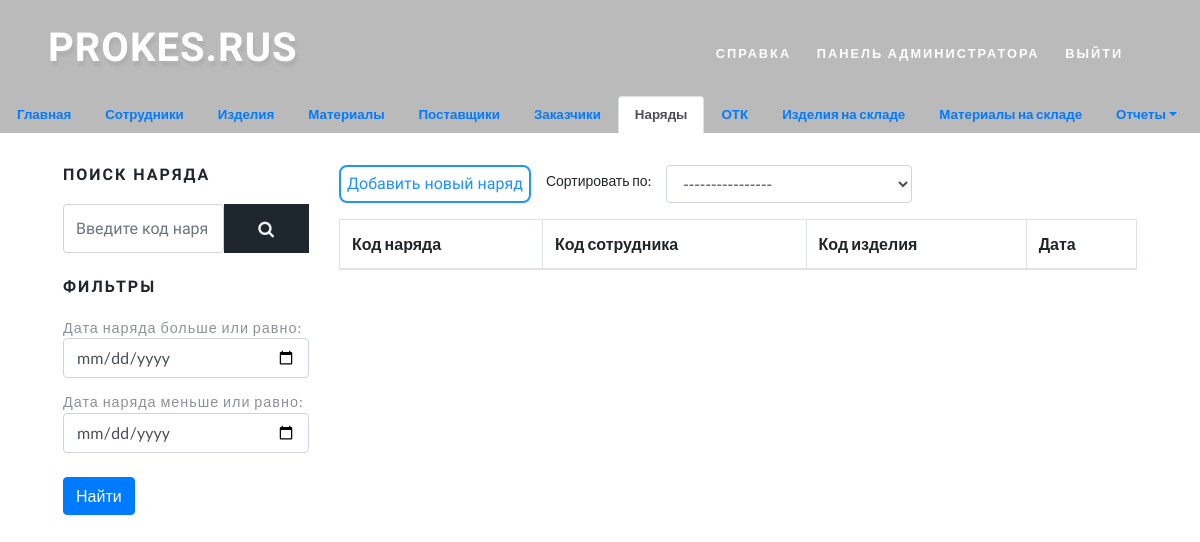
The page /nariad_list/ (signed in) on the database as committed earlier.
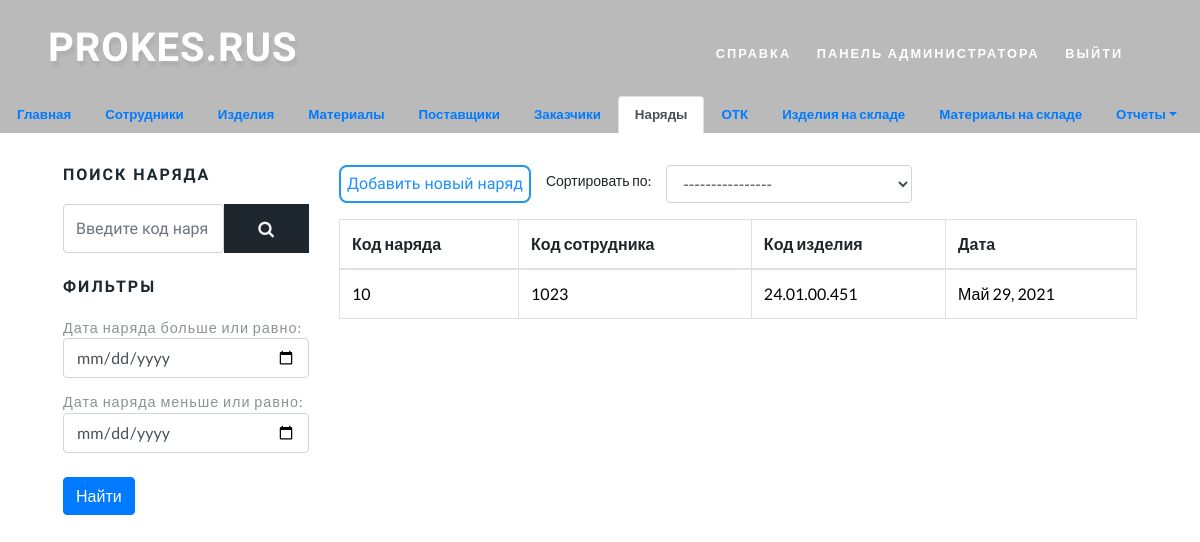
The same page on the database as committed later.
### prokes/models.py (models this page shows, shortened)
class Nariad(models.Model):
    code = models.IntegerField('Номер наряда', unique=True)
    worker_code = models.ForeignKey(Workers, verbose_name='Код сотрудника', on_delete=models.SET_NULL, null=True)
    goods_code = models.ForeignKey(Goods, verbose_name='Код изделия', on_delete=models.SET_NULL, null=True)
    material_code = models.ForeignKey(Materials, verbose_name='Код материала', on_delete=models.SET_NULL, null=True)
    goods_value = models.IntegerField('Количество выпущенных изделий')
    date = models.DateField('Дата')
    used_materials = models.FloatField('Расход смеси', default=0)
    class Meta:
        verbose_name = "Наряд"
        verbose_name_plural = 'Наряды'

class Workers(models.Model):
    code = models.IntegerField('Код сотрудника', unique=True)
    name = models.CharField('ФИО', max_length=100)
    email = models.EmailField('Email', blank=True)
    phone_number = models.CharField('Номер телефона', max_length=11, default='8')
    birthday = models.DateField('Дата рождения')
    category = models.CharField('Категория', max_length=50)
    salary = models.PositiveIntegerField('Оклад', help_text='Вводить в рублях')
    def __str__(self):
        return str(self.code)
    class Meta:
        verbose_name = 'Сотрудник'
        verbose_name_plural = 'Сотрудники'

class Goods(models.Model):
    code = models.CharField('Код изделия', max_length=120)
    name = models.CharField('Название изделия', max_length=30)
    image = models.ImageField("Фотография изделия", upload_to="goods/", blank=True)
    weight_clean = models.FloatField('Вес чистой детали', default=0)
    norma_na_vigruzku = models.FloatField('Норма на выгрузку', default=0)
    used_materials = models.FloatField('Расход смеси', default=0)
    def __str__(self):
        return self.code
    class Meta:
        verbose_name = 'Изделие'
        verbose_name_plural = 'Изделия'

### prokes/views.py (the view)
# urls.py: path("nariad_list/", login_required(login_url='login')(views.NariadListView.as_view()), name="nariad_list"),
class NariadListView(ListView):
    model = Nariad
    queryset = Nariad.objects.all()
    template_name = "nariad/nariad_list.html"

### templates/nariad/nariad_list.html (shortened to what this page needs)
{% extends 'nariad/base.html' %}
{% block nariad %}
        {% include 'include/sidebars/nariad_sidebar.html' %}
    <div class="left-ads-display col-lg-9">
        <div class="form-group row">
            <input type="button" style="margin-left: 15px" class="bitbutton info" onclick='location.href="{% url "nariad_create" %}"' value="Добавить новый наряд">
            <label style="margin-left: 15px" for="id_worker_select" class="col-form-label col-form-label-sm">Сортировать по:</label>
            <div class="col-sm-4">
                <select name="" id="id_select_sort" class="form-control" data-sort-url="{% url 'nariad_ajax' %}">
                    <option value="0">----------------</option>
                </select>
            </div>
        </div>
         <div class="" id="id_content" style="margin-top: 15px">
            <table class="table table-bordered table-hover">
                <thead>
                <th>Код наряда</th>
                <th>Код сотрудника</th>
                <th>Код изделия</th>
                <th>Дата</th>
                </thead>
                <tbody>
                {% for nariad in nariad_list %}
                    <tr>
                        <td><a href="{{ nariad.code }}" title="Перейти на страницу наряда {{ nariad.code }}">{{ nariad.code }}</a></td>
                        <td><a href="{{ nariad.code }}" title="Перейти на страницу наряда {{ nariad.code }}">{{ nariad.worker_code }}</a></td>
                        <td><a href="{{ nariad.code }}" title="Перейти на страницу наряда {{ nariad.code }}">{{ nariad.goods_code }}</a></td>
                        <td><a href="{{ nariad.code }}" title="Перейти на страницу наряда {{ nariad.code }}">{{ nariad.date }}</a></td>
                    </tr>
                {% endfor %}
                </tbody>
            </table>
        </div>
    </div>
{% endblock nariad %}

### templates/nariad/base.html (shortened to what this page needs)
{% extends 'base.html' %}
{% block tabs_bar %}
        <ul class="nav nav-tabs">
            <li class="nav-item">
                <a class="nav-link" href="{% url "main" %}">Главная</a>
            </li>
            <li class="nav-item">
                <a class="nav-link" href="{% url "workers_list" %}">Сотрудники</a>
            </li>
            <li class="nav-item">
                <a class="nav-link" href="{% url "goods_list" %}">Изделия</a>
            </li>
            <li class="nav-item">
                <a class="nav-link" href="{% url "material_list" %}">Материалы</a>
            </li>
            <li class="nav-item">
                <a class="nav-link" href="{% url "supplier_list" %}">Поставщики</a>
            </li>
            <li class="nav-item">
                <a class="nav-link" href="{% url "customer_list" %}">Заказчики</a>
            </li>
            <li class="nav-item">
                <a class="nav-link active" aria-current="page" href="{% url "nariad_list" %}">Наряды</a>
            </li>
            <li class="nav-item">
                <a class="nav-link" href="{% url "otk_list" %}">ОТК</a>
            </li>
            <li class="nav-item">
                <a class="nav-link" href="{% url "storage_goods_list" %}">Изделия на складе</a>
            </li>
            <li class="nav-item">
                <a class="nav-link" href="{% url "storage_material_list" %}">Материалы на складе</a>
            </li>
            <li class="nav-item dropdown">
                <a class="nav-link dropdown-toggle" data-bs-toggle="dropdown" data-toggle="dropdown" href="#" role="button" aria-expanded="false">Отчеты</a>
            </li>
        </ul>
{% endblock tabs_bar %}
{% block content %}
        <section class="ab-info-main py-md-5 py-4 editContent px-lg-5" style="min-width: 320px">
            <div class="container-fluid py-md-3">
                <div class="row">
                    {% block nariad %}
                    {% endblock nariad %}
                </div>
            </div>
        </section>
{% endblock content %}

### templates/base.html (shortened to what this page needs)
<!DOCTYPE html>
{% load static %}
<html lang="ru">
<head>
    <link rel="stylesheet" href="{% static 'css/bootstrap.css' %}">
    <link rel="stylesheet" href="{% static 'css/style.css' %}" type="text/css" media="all">
    <link href="{% static 'css/font-awesome.css' %}" rel="stylesheet">
</head>
<body id="main_page">
<ul class="box-area">
		</ul>
<header class="header" style="position: relative; background-color: #bababa; opacity: 1">
    <div class="container-fluid px-lg-5">
        <nav class="py-4">
            <div id="logo">
                <h1> <a href="{% url "main" %}" class="editContent" style="outline: none; outline-offset: -2px;
                             color: rgb(255, 255, 255); font-size: 40px;
                              background-color: rgba(0, 0, 0, 0); font-family: &quot;Source Sans Pro&quot;
                              , sans-serif;">PROKES.RUS</a></h1>
            </div>
            <ul class="menu mt-2">
                <li>{% include 'include/navbar.html' %}</li>
            </ul>
        </nav>
    </div>
    <div id="all_content">
        {% block tabs_bar %}{% endblock tabs_bar %}</div>
</header>
<div style="z-index: 1">
    {% block content %}
    {% endblock content %}
</div>
</body>
</html>

### templates/include/navbar.html (shortened to what this page needs)
{% load static %}
<nav class="navbar navbar-expand-lg navbar-dark bg-transparent">
    <li><a href="{% url 'help_page' %}" style="color: rgb(255, 255, 255); font-weight: 700; text-transform: uppercase;">Справка</a></li>
    <li><a href="{% url 'admin:index' %}" style="color: rgb(255, 255, 255); font-weight: 700; text-transform: uppercase;">Панель администратора</a></li>
    <span><a class="hello-msg" href="{% url 'logout' %}">Выйти</a></span>
</nav>

### templates/include/sidebars/nariad_sidebar.html
<div class="side-bar col-lg-3">
    <div class="search-bar w3layouts-newsletter">
        <h3 class="sear-head editContent" >Поиск наряда</h3>
        <form action="{% url "nariad_search" %}" method="get" class="d-flex editContent" >
            <input type="search" placeholder="Введите код наряда ..." name="q" class="form-control" required="">
            <button type="submit" class="btn1 btn" style="color: #f0f2f5;"><span class="fa fa-search" aria-hidden="true" ></span></button>
        </form>
    </div>
    <form action="{% url 'nariad_filter' %}" method="get" name="filter">
        <div class="left-side my-4">
            <h3 class="sear-head editContent">Фильтры</h3>
            <ul class="w3layouts-box-list">
                <li class="editContent">
                    <span class="span editContent">Дата наряда больше или равно:</span>
                    <input type="date" id="start_date" name="start_date" class="form-control" required>
                </li>
                <li class="editContent">
                    <span class="span editContent">Дата наряда меньше или равно:</span>
                    <input type="date" id="end_date" name="end_date" class="form-control" required>
                </li>
            </ul>
        </div>
        <button type="submit" class="btn btn-primary">Найти</button>
    </form>
</div>

### static/css/style.css (style rules this page uses)
html, body { margin: 0; font-size: 100%; background: #fff; font-family: 'Lato', sans-serif; scroll-behavior: smooth; }
body a { text-decoration: none; transition: 0.5s all; -webkit-transition: 0.5s all; -moz-transition: 0.5s all; -o-transition: 0.5s all; -ms-transition: 0.5s all; }
input[type="button"], input[type="submit"], input[type="text"], input[type="email"], input[type="search"] { transition: 0.5s all; -webkit-transition: 0.5s all; -moz-transition: 0.5s all; -o-transition: 0.5s all; -ms-transition: 0.5s all; font-family: 'Source Sans Pro', sans-serif; }
h1, h2, h3, h4, h5, h6 { margin: 0; letter-spacing: 1px; font-weight: 600; font-family: 'Source Sans Pro', sans-serif; }
ul { margin: 0; padding: 0; }
header { position: absolute; z-index: 9; width: 100%; background-color: #00000045; }
nav { margin: 0; padding: 0; }
#logo a { float: left; display: initial; margin: 0; letter-spacing: 1px; color: #fff; font-size: 1em; font-weight: 700; text-shadow: 2px 5px 3px rgba(0, 0, 0, 0.06); font-family: 'Source Sans Pro', sans-serif; }
nav:after { content: ""; display: table; clear: both; }
nav ul { float: right; padding: 0; margin: 0; list-style: none; position: relative; }
nav ul li { display: inline-block; float: left; }
.menu li a { font-weight: 700; font-size: 0.8em; letter-spacing: 2px; padding-left: 0; padding-right: 0; padding: 10px 0; margin: 0px 1em; color: #fff; text-transform: uppercase; -webkit-transition: 0.5s all ease; -moz-transition: 0.5s all ease; -o-transition: 0.5s all ease; -ms-transition: 0.5s all ease; }
li > a:only-child:after { content: ''; }
ul.w3layouts-box-list li { list-style: none; display: block; margin-bottom: 0.9em; color: #8c9398; letter-spacing: 1px; font-size: 0.9em; }
h3.sear-head { color: #1e272e; margin-bottom: 20px; font-size: 1em; font-weight: 600; text-transform: uppercase; letter-spacing: 2px; }
.w3layouts-newsletter button.btn1 { color: #ff4c4c; font-size: 17px; letter-spacing: 1px; padding: 14px 0; border: transparent; text-transform: uppercase; -webkit-transition: 0.5s all; -moz-transition: 0.5s all; transition: 0.5s all; background: #1e272e; font-weight: 600; cursor: pointer; border-radius: 0; padding: 0.7em 2em; }

### templates/base.html (style rules this page uses)
body, html { margin: 0; padding: 0; height: 100%; width: 100%; }
.box-area { z-index: 0; position: fixed; top: 0; left: 0; width: 100%; height: 100%; overflow: hidden; }
.nav-tabs { border-bottom: 0; font-weight: bold; }
.nav-tabs a { color: #007bff; }
@media (min-width: 100px) { .nav-item { font-size: small; font-weight: bold; } }
@media (min-width: 425px) { .nav-item { font-size: 8pt; font-weight: bolder; } }
@media (min-width: 768px) { .nav-item { font-size: 10pt; font-weight: bolder; } }
@media (min-width: 1200px) { .nav-item { font-size: 10pt; font-weight: bolder; } }

### templates/include/navbar.html (style rules this page uses)
.hello-msg { font-size: 18px; color: #fff; margin-right: 20px; }

### templates/nariad/nariad_list.html (style rules this page uses)
a { color: black; }

Rows that differ between the two databases and show on the page:
added Nariad: code "10", worker_code "1023", goods_code "24.01.00.451", date "Май 29, 2021"
